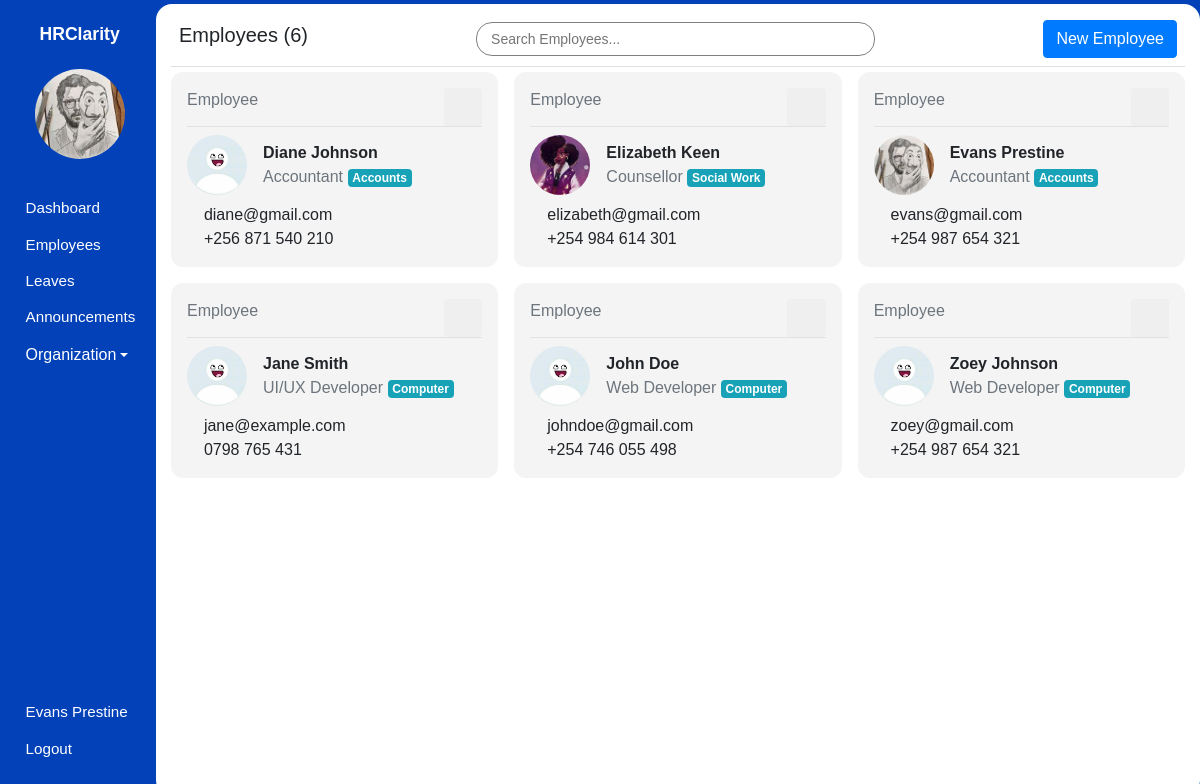
The page /admin/employees (signed in) on the database its author committed.
### hrms/models.py (models this page shows, shortened)
class User(db.Model, UserMixin):
    id = db.Column(db.Integer, primary_key=True)
    first_name = db.Column(db.String(80), nullable=False)
    last_name = db.Column(db.String(120), nullable=False)
    dob = db.Column(db.Date, nullable=False)
    gender = db.Column(db.String(7), nullable=False)
    email_address = db.Column(db.String(120), nullable=False)
    phone_number = db.Column(db.String(20), nullable=False)
    national_id = db.Column(db.Integer, nullable=False)
    user_level = db.Column(db.Integer, nullable=False, default=1)
    user_type = db.Column(db.String(10), nullable=False, default='employee')
    password = db.Column(db.String(60), nullable=False)
    image_file = db.Column(db.String(20), nullable=False, default='default.jpg')
    leaves = db.relationship('Leave')
    occupation_id = db.Column(db.Integer, db.ForeignKey('occupation.id'), nullable=False)

class Occupation(db.Model):
    id = db.Column(db.Integer, primary_key=True)
    name = db.Column(db.String(100), nullable=False)
    department_id = db.Column(db.Integer, db.ForeignKey('department.id'), nullable=False)
    employees = db.relationship('User', backref='occupation', lazy=True)

class Department(db.Model):
    id = db.Column(db.Integer, primary_key=True)
    name = db.Column(db.String(100), unique=True, nullable=False)
    occupations = db.relationship('Occupation', backref='department', lazy=True)

### hrms/hrm/routes.py (the view)
@admin.route('/admin/employees')
@login_required
def employees():
    employees = db.session.query(User, Occupation).join(Occupation).filter(User.user_level == 1).order_by(User.first_name.asc()).all()
    employees_count = len(employees)
    return render_template('admin/employees.html', page_title='Employees', employees=employees, employees_count=employees_count, user=current_user)

### hrms/models.py (called while the page is built)
@login_manager.user_loader
def load_user(user_id):
    user = User.query.filter_by(id=user_id).first()
    return user

### hrms/templates/admin/employees.html (shortened to what this page needs)
{% extends 'main_layout.html' %} {% block body %}
<section class="app">
  {% include 'admin/aside.html' %}
  <main class="Employees">
    <div class="main_container container-fluid pt-2">
      <div class="header p-2 d-flex justify-content-between align-items-center">
        <h5>Employees ({{ employees_count }})</h5>
        <input
          type="text"
          id="myInput"
          onkeyup="searchFunction()"
          placeholder="Search Employees..."
          class="form-control-sm"
        />
        <a href="{{ url_for('admin.add_employee') }}" class="btn btn-primary"
          >New Employee</a
        >
      </div>
      <div class="employees_wrapper">
        {% for employee, occupation in employees %}
        <div class="employee searchable p-3">
          <div class="actions border-bottom d-flex justify-content-between">
            <span class="text-secondary">
              {% if employee.user_level == 1 %} Employee {% elif
              employee.user_level == 2 %} Admin {% endif %}
            </span>
            <div class="d-flex align-items-center">
              <a
                href="{{ url_for('admin.update_employee', employee_id=employee.id) }}"
              >
                <span class="icon icon-pencil"></span>
              </a>
              <form
                action="{{ url_for('admin.delete_employee', employee_id=employee.id) }}"
                method="post"
                onsubmit="return confirm('Are you sure you want to delete this Employee?');"
              >
                <button type="submit" class="btn">
                  <span class="icon icon-trash text-danger"></span>
                </button>
              </form>
            </div>
          </div>
          <div class="details d-flex align-items-center pt-2">
            <img
              src="{{ url_for('static', filename='images/profile_pictures/' ~ employee.image_file ) }}"
              alt="Employee"
            />
            <div class="basic_info ml-3">
              <p class="m-0">
                <b>{{ employee.first_name }} {{ employee.last_name }}</b>
              </p>
              <p class="m-0 text-secondary">
                {{ occupation.name }}
                <span class="badge badge-info">
                  {{ occupation.department.name }}
                </span>
              </p>
            </div>
          </div>
          <div class="more_info mt-2">
            <p class="m-0">
              <span class="icon icon-envelope"></span> {{ employee.email_address
              }}
            </p>
            <p class="m-0">
              <span class="icon icon-phone"></span> {{ employee.phone_number }}
            </p>
          </div>
        </div>
        {% endfor %}
      </div>
    </div>
  </main>
</section>
{% endblock body %}

### hrms/templates/admin/aside.html (shortened to what this page needs)
<aside>
  <h1 class="mt-3">HRClarity</h1>
  <div class="container text-center mt-4">
    <img src="{{ url_for('static', filename='images/profile_pictures/' ~ current_user.image_file ) }}" alt="Employee" class="rounded-circle" width="90" height="90" />
  </div>
  <div class="links">
    <ul>
      <li>
        <a href="{{ url_for('admin.admin_dashboard') }}">
            <span class="icon icon-home"></span>
            <span>Dashboard</span>
        </a>
      </li>
      <li>
        <a href="{{ url_for('admin.employees') }}">
            <span class="icon icon-users"></span>
            <span>Employees</span>
        </a>
      </li>
      <li>
        <a href="{{ url_for('leaves.admin_view_leaves') }}">
            <span class="icon icon-car"></span>
            <span>Leaves</span>
        </a>
      </li>
      <li>
        <a href="{{ url_for('announcements.view_announcements') }}">
            <span class="icon icon-speaker"></span>
            <span>Announcements</span>
        </a>
      </li>
      <li class="nav-item dropdown">
        <a class="dropdown-toggle" data-toggle="dropdown" href="#" role="button" aria-expanded="false"><span class="icon icon-building"></span>Organization</a>
    </li>
    </ul>
    <ul>
      <li>
        <a href="{{ url_for('user.profile_settings', employee_id=current_user.id) }}">
            <span class="icon icon-user"></span>
            <span>{{ user.first_name }} {{ user.last_name }}</span>
        </a>
      </li>
      <li>
        <a href="{{ url_for('user.logout') }}">
            <span class="icon icon-power-off"></span>
            <span>Logout</span>
        </a>
      </li>
    </ul>
  </div>
</aside>

### hrms/static/css/icomoon.css (style rules this page uses)
[class^="icon-"], [class*=" icon-"] { font-family: 'icomoon' !important; speak: none; font-style: normal; font-weight: normal; font-variant: normal; text-transform: none; line-height: 1; -webkit-font-smoothing: antialiased; -moz-osx-font-smoothing: grayscale; }
.icon-user:before { content: "\f007"; }
.icon-power-off:before { content: "\f011"; }
.icon-home:before { content: "\f015"; }
.icon-pencil:before { content: "\f040"; }
.icon-phone:before { content: "\f095"; }
.icon-users:before { content: "\f0c0"; }
.icon-envelope:before { content: "\f0e0"; }
.icon-building:before { content: "\f1ad"; }
.icon-car:before { content: "\f1b9"; }
.icon-trash:before { content: "\f1f8"; }
.icon-speaker:before { content: "\e32d"; }

### hrms/static/css/styles.css (style rules this page uses)
* { font-family: sans-serif, Arial, Helvetica; padding: 0; margin: 0; }
.app { background: #0241b8; height: 100vh; display: flex; align-items: center; }
.app aside { width: 13%; height: 100%; padding: 0.5em 0 0.2em 0.2em; color: #fff; }
.app aside h1 { font-size: 1.1em; font-weight: bold; text-align: center; }
.app aside .links ul { list-style: none; }
.app aside .links ul li { margin: 0.1em 0; padding: 6px; }
.app aside .links ul li a { text-decoration: none; color: #ffffff; display: flex; align-items: center; }
.app aside .links ul:nth-of-type(1) { margin: 2em 0; }
.app aside .links ul:nth-of-type(2) { position: absolute; bottom: 1em; }
.app aside .links .icon { margin: 0 0.3em 0 0; }
.app aside .links a span:nth-of-type(2), .app aside .links .icon { font-size: 0.95em; }
.app main { width: 87%; height: 99vh; overflow-y: auto; z-index: 5; }
.app main .main_container { border-radius: 16px; background: #fff; padding-bottom: 12px; height: 100%; overflow: auto; }
.app main .main_container .header { background: #fff; position: sticky; top: 0; border-bottom: 1px solid rgb(224, 222, 222); margin-bottom: 5px; }
.app main .main_container .header input { border-radius: 16px; border: 1px solid grey; padding: 0.4em 1em; width: 40%; margin: auto; }
.Employees .employees_wrapper { display: grid; grid-template-columns: 1fr 1fr 1fr; gap: 1em; }
.Employees .employees_wrapper .employee { background: rgb(245, 244, 244); border-radius: 12px; }
.Employees .employees_wrapper .employee img { width: 60px; border-radius: 50%; }

### rows shown on the page
User: image_file (picture), first_name "Evans", last_name "Prestine", user_level "Employee", name "Accountant", department.name "Accounts", email_address "evans@gmail.com", phone_number "+254 987 654 321"
User: user_level "Employee", image_file (placeholder picture), first_name "Diane", last_name "Johnson", name "Accountant", department.name "Accounts", email_address "diane@gmail.com", phone_number "+256 871 540 210"
User: user_level "Employee", image_file (picture), first_name "Elizabeth", last_name "Keen", name "Counsellor", department.name "Social Work", email_address "elizabeth@gmail.com", phone_number "+254 984 614 301"
User: user_level "Employee", image_file (placeholder picture), first_name "Jane", last_name "Smith", name "UI/UX Developer", department.name "Computer", email_address "jane@example.com", phone_number "0798 765 431"
User: user_level "Employee", image_file (placeholder picture), first_name "John", last_name "Doe", name "Web Developer", department.name "Computer", email_address "johndoe@gmail.com", phone_number "+254 746 055 498"
User: user_level "Employee", image_file (placeholder picture), first_name "Zoey", last_name "Johnson", name "Web Developer", department.name "Computer", email_address "zoey@gmail.com", phone_number "+254 987 654 321"

### other values the page prints
{{ employees_count }} "6"
